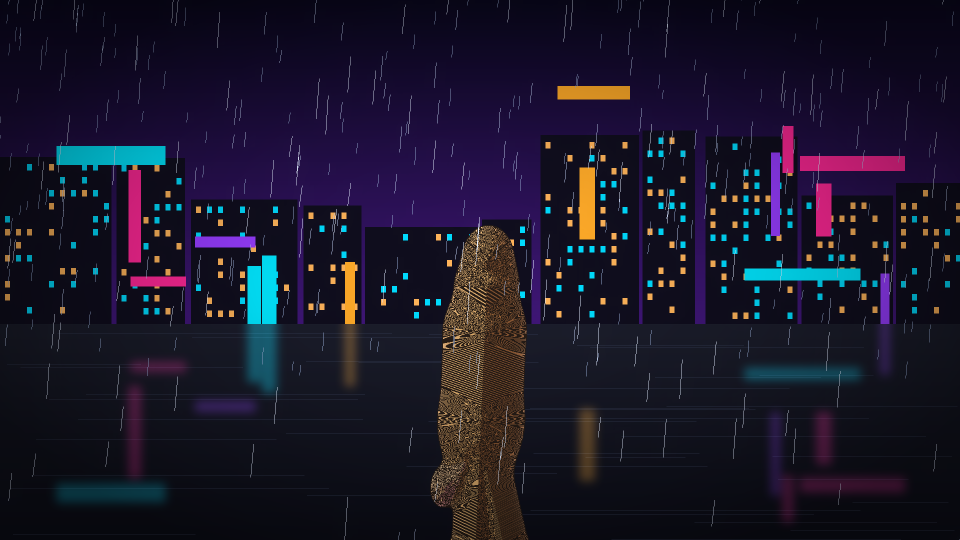
#> input picture 视频工作流/_proc/_sr_test0.png, 1920 x 1080 px (shown at 1/2 size)
$ python -i qc_ssim.py   (imports and definitions only)
#> lines starting #> are read from the running program, lines starting #| are printed output that depends on the picture
#!/usr/bin/env python3
# -*- coding: utf-8 -*-
"""Q_e 帧间结构相似（IF-SSIM）。

依据（MNSS inter-frame SSIM / MC-SSIM 运动补偿 SSIM）：
  直接对【未对齐】的相邻帧算 SSIM，会把"正常运动"误判为跳变 —— 必须先对齐。
  IF-SSIM 的做法：用渲染器输出的运动向量对齐相邻帧后再算；
                  并用 2x2 pooling 抵消插值带来的低通模糊；
                  disoccluded 与 shading 变化的像素要 mask 掉。
  MC-SSIM 补充：块级运动估计（ARPS，块大小 b=8），取第二尺度计算，
                percentile pooling 而非简单平均。

本实现：cv2 无 contrib 的 QualitySSIM，故按 Wang 2004 经典式自实现。
       对齐用 qc_flow 的 Farneback 光流 warp；遮挡区由 qc_flow 提供掩码。
"""
import numpy as np
import cv2

from .qc_flow import flow_pair, occlusion_mask, _to_gray_u8

C1 = 0.01 ** 2
C2 = 0.03 ** 2
GAUSS_K = 11
GAUSS_S = 1.5


def _gauss():
    k = cv2.getGaussianKernel(GAUSS_K, GAUSS_S)
    return k * k.T


# [53 lines left out: functions ssim_map, ssim, warp, _u8, not called in this run]


def analyze(src, max_frames=None, use_mask=True):
    """返回逐帧 {ssim_raw, ssim_aligned, ssim_aligned_masked, drop}。

    drop = ssim_aligned - ssim_raw 的负值方向：
      raw 很低但 aligned 很高 -> 正常运动（对齐后一致），不是跳变
      raw 低且 aligned 也低   -> 真跳变
    """
    n = len(src)
    if max_frames:
        n = min(n, max_frames)
    out = []
    for i in range(1, n):
        a = _u8(src.gray(i - 1))
        b = _u8(src.gray(i))
        fwd, bwd = flow_pair(a, b)
        raw = ssim(a, b)
        aw = warp(a, fwd)
        al = ssim(aw, b)
        if use_mask:
            occ = occlusion_mask(fwd, bwd)
            alm = ssim(aw, b, mask=occ)
        else:
            alm = al
        out.append({"frame": i, "ssim_raw": raw,
                    "ssim_aligned": al, "ssim_aligned_masked": alm,
                    "jump": bool(alm < 0.90)})
    vals = [r["ssim_aligned_masked"] for r in out]
    raws = [r["ssim_raw"] for r in out]
    return {"per_frame": out,
            "summary": {
                "mean_ssim_aligned": float(np.mean(vals)) if vals else 1.0,
                "min_ssim_aligned": float(np.min(vals)) if vals else 1.0,
                "mean_ssim_raw": float(np.mean(raws)) if raws else 1.0,
                "jump_frames": int(sum(1 for r in out if r["jump"])),
                "frames_analyzed": n}}


# [56 lines left out: function self_check, not called in this run]


# [3 lines not run here, left out]

>>> import cv2
>>> picture = cv2.imread('../../../_proc/_sr_test0.png', cv2.IMREAD_GRAYSCALE)
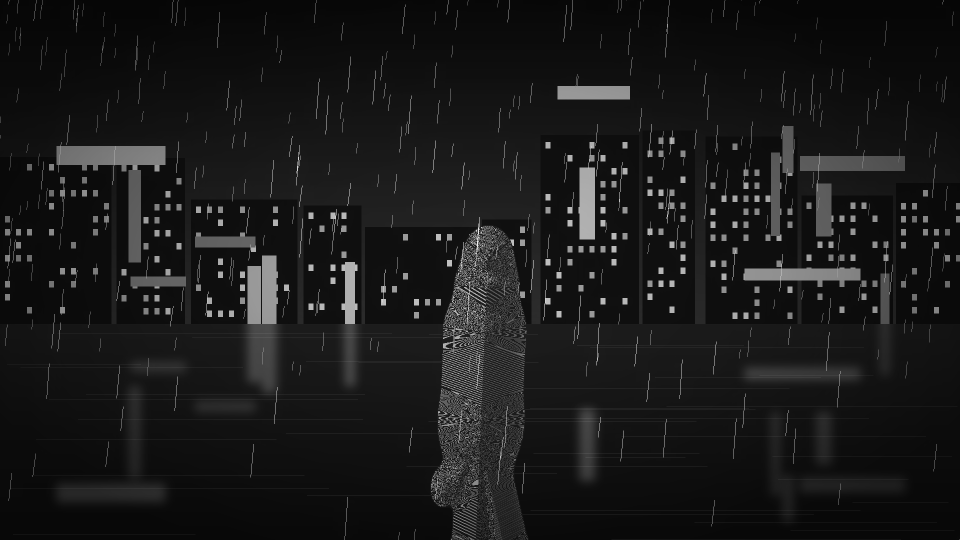
#> picture: shape (1080, 1920) (shown at 1/2 size); min 6, max 236, mean 24.9
>>> result = analyze(picture)
#> in analyze, `n = len(src)`: n = 1080
#> after the loop in analyze, `for i in range(1, n):`: out = []
#> (the run stopped early here; a loop or call above may not have finished)
